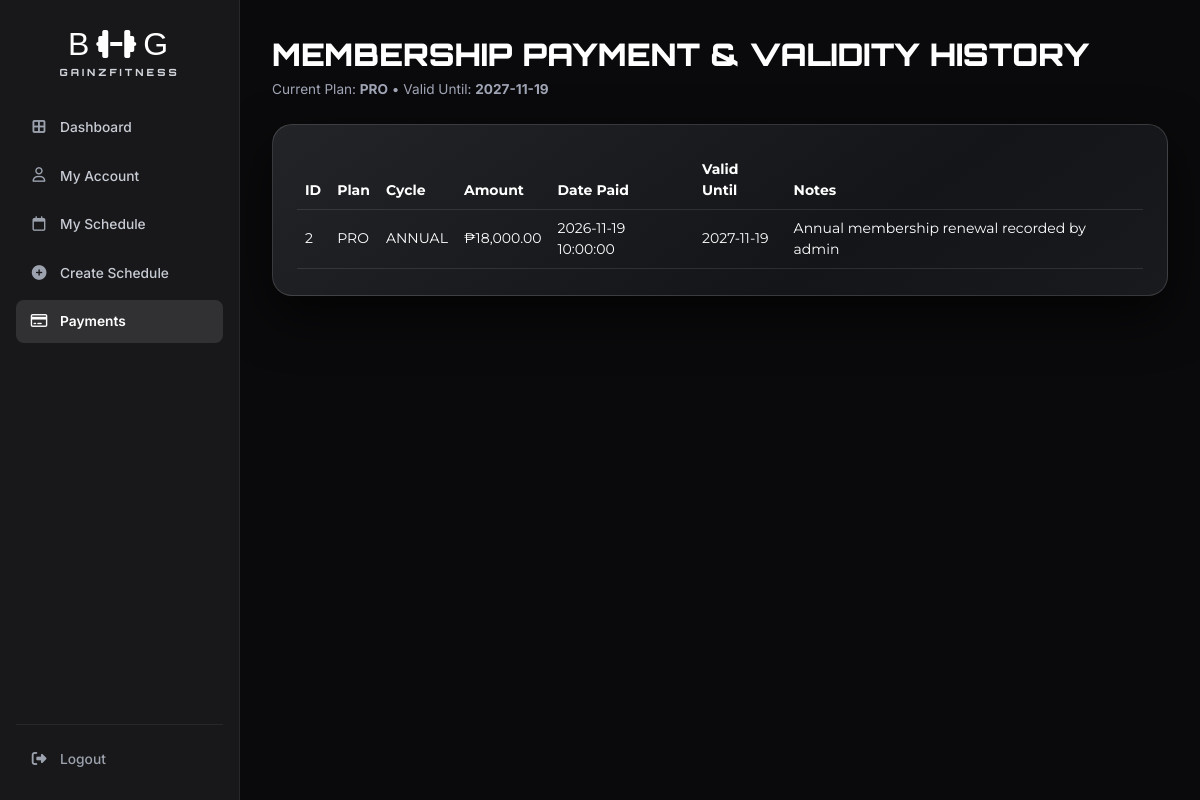
Page /member_portal/member_payments.php (signed in) on the committed database.
### tables this page shows
CREATE TABLE IF NOT EXISTS user (
  UserID int(11) NOT NULL AUTO_INCREMENT,
  LastName varchar(50) NOT NULL,
  FirstName varchar(50) NOT NULL,
  UserAge int(11) NOT NULL,
  UserGender varchar(1) NOT NULL,
  UserWeight decimal(10,2) NOT NULL,
  UserHeight decimal(10,2) NOT NULL,
  MembershipType varchar(50) NOT NULL DEFAULT 'BASIC',
  UserEmail varchar(100) NOT NULL,
  UserPassword_hash varchar(255) NOT NULL,
  UserPhoneNo varchar(50) NOT NULL,
  RegistrationDate timestamp NOT NULL DEFAULT current_timestamp(),
  MembershipExpiry date DEFAULT NULL,
  isAdmin tinyint(1) NOT NULL DEFAULT 0,
  PRIMARY KEY (UserID),
  UNIQUE KEY UserEmail (UserEmail),
  UNIQUE KEY UserPhoneNo (UserPhoneNo),
  KEY fk_membershiptype (MembershipType),
  CONSTRAINT fk_membershiptype FOREIGN KEY (MembershipType) REFERENCES membership (MembershipType) ON DELETE CASCADE ON UPDATE CASCADE
);

CREATE TABLE IF NOT EXISTS payment_transaction (
  PaymentID int(11) NOT NULL AUTO_INCREMENT,
  UserID int(11) NOT NULL,
  MembershipType varchar(50) NOT NULL,
  BillingCycle enum('MONTHLY','BIANNUAL','ANNUAL') NOT NULL DEFAULT 'MONTHLY',
  AmountPaid decimal(10,2) NOT NULL,
  PaymentDate datetime NOT NULL DEFAULT CURRENT_TIMESTAMP,
  ValidUntil date NOT NULL,
  PaymentNotes varchar(255) DEFAULT NULL,
  PRIMARY KEY (PaymentID),
  KEY fk_payment_user (UserID),
  KEY fk_payment_membership (MembershipType),
  CONSTRAINT fk_payment_user FOREIGN KEY (UserID) REFERENCES user (UserID) ON DELETE CASCADE ON UPDATE CASCADE,
  CONSTRAINT fk_payment_membership FOREIGN KEY (MembershipType) REFERENCES membership (MembershipType) ON DELETE RESTRICT ON UPDATE CASCADE
);

### app/Database.php (called while the page is built, shortened)
<?php
class Database
{
    private string $host;
    private string $dbName;
    private string $username;
    private string $password;
    public function __construct(
        string $host = '127.0.0.1',
        string $dbName = 'gym_database',
        string $username = 'root',
        string $password = ''
    ) {
        $this->host = getenv('DB_HOST') ?: $host;
        $this->dbName = getenv('DB_NAME') ?: $dbName;
        $this->username = getenv('DB_USER') ?: $username;
        $this->password = getenv('DB_PASS') !== false ? (string)getenv('DB_PASS') : $password;
    }
    public function connect(): PDO
    {
        $dsn = "mysql:host={$this->host};port=3307;dbname={$this->dbName};charset=utf8mb4";
        $options = [
            PDO::ATTR_ERRMODE => PDO::ERRMODE_EXCEPTION,
            PDO::ATTR_DEFAULT_FETCH_MODE => PDO::FETCH_ASSOC,
            PDO::ATTR_EMULATE_PREPARES => false,
        ];
        try {
            $this->connection = new PDO($dsn, $this->username, $this->password, $options);
            return $this->connection;
        } catch (PDOException $e) {
            throw new PDOException("Database connection failed: " . $e->getMessage(), (int)$e->getCode());
        }
    }
}

### app/Models/Client.php (called while the page is built, shortened)
<?php
class Client
{
    private PDO $db;
    public function __construct(?PDO $db = null)
    {
        $this->db = $db instanceof PDO ? $db : (new Database())->connect();
    }
    public function getClientByEmail(string $email): ?array
    {
        $stmt = $this->db->prepare(
            "SELECT u.*, CONCAT(u.FirstName, ' ', u.LastName) AS FullName, m.MembershipDesc
             FROM `user` u
             LEFT JOIN `membership` m ON u.MembershipType = m.MembershipType
             WHERE u.UserEmail = :email LIMIT 1"
        );
        $stmt->execute([':email' => trim($email)]);
        $row = $stmt->fetch();
        return $row ?: null;
    }
}

### app/Models/PaymentAndMessage.php (called while the page is built, shortened)
<?php
class PaymentAndMessage
{
    private PDO $db;
    public function __construct(?PDO $db = null)
    {
        $this->db = $db instanceof PDO ? $db : (new Database())->connect();
    }
    public function getPaymentsByEmail(string $email): array
    {
        $stmt = $this->db->prepare(
            "SELECT pt.*
             FROM `payment_transaction` pt
             INNER JOIN `user` u ON pt.UserID = u.UserID
             WHERE u.UserEmail = :email
             ORDER BY pt.PaymentDate DESC, pt.PaymentID DESC"
        );
        $stmt->execute([':email' => trim($email)]);
        return $stmt->fetchAll();
    }
}

### member_portal/member_payments.php (the view, shortened to what this page needs)
<?php
$pmModel = new PaymentAndMessage();
$clientModel = new Client();
$profile = $clientModel->getClientByEmail($_SESSION['user_email']);
$payments = $pmModel->getPaymentsByEmail($_SESSION['user_email']);
?>
<!DOCTYPE html>
<html lang="en">
<head>
  <link href="https://cdn.jsdelivr.net/npm/bootstrap@5.3.0/dist/css/bootstrap.min.css" rel="stylesheet">
  <link rel="stylesheet" href="https://cdnjs.cloudflare.com/ajax/libs/font-awesome/6.4.0/css/all.min.css">
</head>
<body>
  <div class="portal-shell">
    <aside class="portal-sidebar" id="portalSidebar">
      <div>
        <a href="member_dashboard.php" class="sidebar-brand-box">
          <span class="sidebar-brand-mark">B<i class="fa-solid fa-dumbbell"></i>G</span>
          <span class="sidebar-brand-sub">GAINZFITNESS</span>
        </a>
        <ul class="sidebar-nav-list">
          <li><a href="member_dashboard.php" class="sidebar-nav-link"><i class="fa-solid fa-border-all"></i><span>Dashboard</span></a></li>
          <li><a href="member_profile.php" class="sidebar-nav-link"><i class="fa-regular fa-user"></i><span>My Account</span></a></li>
          <li><a href="member_schedules.php" class="sidebar-nav-link"><i class="fa-regular fa-calendar"></i><span>My Schedule</span></a></li>
          <li><a href="member_book_schedule.php" class="sidebar-nav-link"><i class="fa-solid fa-circle-plus"></i><span>Create Schedule</span></a></li>
          <li><a href="member_payments.php" class="sidebar-nav-link active"><i class="fa-regular fa-credit-card"></i><span>Payments</span></a></li>
        </ul>
      </div>
      <div class="sidebar-bottom">
        <a href="../logout.php" class="sidebar-logout-link"><i class="fa-solid fa-right-from-bracket"></i><span>Logout</span></a>
      </div>
    </aside>
    <main class="portal-content">
      <h1 class="portal-page-title">MEMBERSHIP PAYMENT &amp; VALIDITY HISTORY</h1>
      <p class="portal-sub-meta">Current Plan: <strong><?= htmlspecialchars($profile['MembershipType'] ?? 'BASIC') ?></strong> &bull; Valid Until: <strong><?= htmlspecialchars($profile['MembershipExpiry'] ?? 'Active') ?></strong></p>
      <div class="portal-panel">
        <div class="table-responsive">
          <table class="table table-dark table-hover align-middle small mb-0">
            <thead><tr><th>ID</th><th>Plan</th><th>Cycle</th><th>Amount</th><th>Date Paid</th><th>Valid Until</th><th>Notes</th></tr></thead>
            <tbody>
              <?php if (empty($payments)): ?>
                <tr><td colspan="7" class="text-secondary">No payment transactions recorded yet. Renewals are logged manually at the Dagupan front desk.</td></tr>
              <?php else: ?>
                <?php foreach ($payments as $p): ?>
                  <tr>
                    <td><?= (int)$p['PaymentID'] ?></td>
                    <td><?= htmlspecialchars($p['MembershipType']) ?></td>
                    <td><?= htmlspecialchars($p['BillingCycle']) ?></td>
                    <td>&#8369;<?= number_format((float)$p['AmountPaid'], 2) ?></td>
                    <td><?= htmlspecialchars($p['PaymentDate']) ?></td>
                    <td><?= htmlspecialchars($p['ValidUntil']) ?></td>
                    <td><?= htmlspecialchars($p['PaymentNotes'] ?? '') ?></td>
                  </tr>
                <?php endforeach; ?>
              <?php endif; ?>
            </tbody>
          </table>
        </div>
      </div>
    </main>
  </div>
</body>
</html>

### member_portal/member_payments.php (style rules this page uses)
:root { --bg-dark: #0a0a0c; --bg-sidebar: #18181a; --bg-card: #2D2D2F; --bg-card-hover: #38383a; --text-main: #ffffff; --text-muted: #a0a5b5; --accent-light: #e5e5e5; --font-navbar: 'Malgun Gothic', 'Dotum', 'Apple SD Gothic Neo', sans-serif; --font-logo: 'Impact', 'Haettenschweiler', 'Arial Narrow Bold', sans-serif; --font-section-titles: 'Orbitron', sans-serif; --font-body-descriptions: 'Montserrat', sans-serif; --font-inter: 'Inter', sans-serif; --transition-fast: all 0.25s cubic-bezier(0.25, 0.8, 0.25, 1); --transition-smooth: all 0.4s cubic-bezier(0.25, 0.8, 0.25, 1); }
*, *::before, *::after { box-sizing: border-box; margin: 0; padding: 0; }
body { background-color: var(--bg-dark); color: var(--text-main); font-family: var(--font-body-descriptions); min-height: 100vh; overflow-x: hidden; }
a { text-decoration: none; color: inherit; }
.portal-shell { display: flex; min-height: 100vh; width: 100%; }
.portal-sidebar { width: 240px; flex-shrink: 0; background-color: var(--bg-sidebar); border-right: 1px solid rgba(255, 255, 255, 0.07); display: flex; flex-direction: column; justify-content: space-between; padding: 24px 16px 20px 16px; position: sticky; top: 0; height: 100vh; z-index: 1002; transition: transform 0.3s ease; }
.sidebar-brand-box { display: flex; flex-direction: column; align-items: center; text-align: center; padding: 4px 8px 26px 8px; }
.sidebar-brand-mark { font-family: var(--font-logo); font-size: 2rem; line-height: 1; letter-spacing: 3px; color: #ffffff; display: inline-flex; align-items: center; gap: 4px; }
.sidebar-brand-sub { font-family: var(--font-section-titles) !important; font-size: 0.62rem; font-weight: 800; letter-spacing: 3px; color: #d1d5db; margin-top: 5px; text-transform: uppercase; }
.sidebar-nav-list { list-style: none; display: flex; flex-direction: column; gap: 6px; padding: 0; margin: 0; }
.sidebar-nav-link { display: flex; align-items: center; gap: 12px; padding: 11px 14px; border-radius: 8px; font-family: var(--font-inter) !important; font-size: 0.86rem; font-weight: 500; color: #c7cbd4; transition: var(--transition-fast); }
.sidebar-nav-link i { width: 18px; text-align: center; font-size: 0.92rem; color: #9ca3af; transition: var(--transition-fast); }
.sidebar-nav-link:hover i, .sidebar-nav-link.active i { color: #ffffff; }
.sidebar-nav-link.active { background-color: rgba(255, 255, 255, 0.11); color: #ffffff; font-weight: 600; }
.sidebar-bottom { padding-top: 14px; border-top: 1px solid rgba(255, 255, 255, 0.07); }
.sidebar-logout-link { display: flex; align-items: center; gap: 12px; padding: 10px 14px; border-radius: 8px; font-family: var(--font-inter) !important; font-size: 0.86rem; font-weight: 500; color: #9ca3af; transition: var(--transition-fast); }
.sidebar-logout-link i { width: 18px; text-align: center; font-size: 0.92rem; }
.portal-content { flex: 1; min-width: 0; padding: 36px 32px 60px 32px; max-width: 1200px; }
.portal-page-title { font-family: var(--font-section-titles) !important; font-weight: 900 !important; font-size: clamp(1.35rem, 2.8vw, 1.95rem); text-transform: uppercase; margin-bottom: 6px; }
.portal-sub-meta { font-family: var(--font-inter) !important; font-size: 0.85rem; color: var(--text-muted); margin-bottom: 24px; }
.portal-panel { background: linear-gradient(145deg, #232428 0%, #141518 65%, #191a1e 100%); border: 1px solid rgba(255, 255, 255, 0.14); border-radius: 20px; padding: 26px 24px; box-shadow: 0 20px 50px rgba(0, 0, 0, 0.65); }
.table-dark { --bs-table-bg: transparent; --bs-table-hover-bg: rgba(255, 255, 255, 0.04); --bs-table-border-color: rgba(255, 255, 255, 0.1); }

### rows in the picture
user: MembershipType "PRO", MembershipExpiry "2027-11-19"
payment_transaction: PaymentID "2", MembershipType "PRO", BillingCycle "ANNUAL", AmountPaid "18,000.00", PaymentDate "2026-11-19 10:00:00", ValidUntil "2027-11-19", PaymentNotes "Annual membership renewal recorded by admin"
